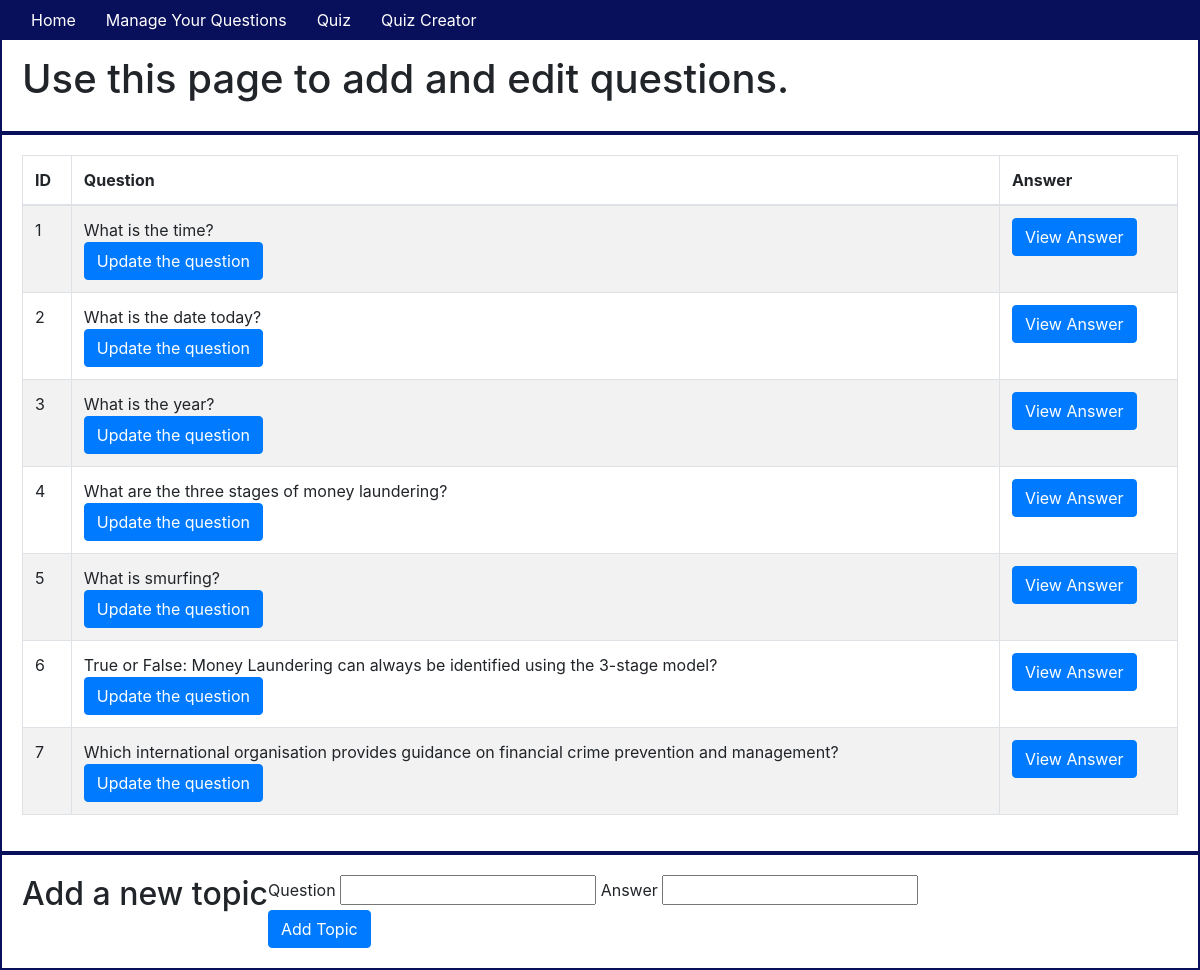
/manage, run on the app's committed database.
### app/models.py (models this page shows, shortened)
class Topic(db.Model):
    id = db.Column(db.Integer, primary_key=True)
    question = db.Column(db.String(64), index=True)
    answer = db.Column(db.String(64))
    user_answer = db.Column(db.String(64), default="I do not know.")

### app/routes.py (the view)
@app.route('/manage')
def manage():
    topics = Topic.query.all()
    return render_template('manage.html', title='Manage', topics=topics)

### app/templates/manage.html (shortened to what this page needs)
{% extends "base.html" %} {% block content %}
<div class="container-fluid">
    <div class="row">
        <h1>Use this page to add and edit questions.</h1>
    </div>
    <div class="row">
        <table class="table table-striped table-bordered">
            <thead>
                <th>ID</th>
                <th>Question</th>
                <th>Answer</th>
            </thead>
            <tbody>
                {% for topic in topics %}
                <tr>
                    <td>{{topic.id}}</td>
                    <td> {{topic.question}}<br>
                        <button type="button" class="btn btn-primary" data-toggle="modal" data-target="#myQuestionModal{{ topic.id }}">Update the question
                        </button>
                    </td>
                    <td>
                        <button type="button" class="btn btn-primary" data-toggle="modal" data-target="#myModal{{ topic.id }}">View Answer
                        </button>
                    </td>
                </tr>
                {% endfor %}
            </tbody>
        </table>
    </div>
    <div class="row">
        <h2>Add a new topic</h2>
        <br>
        <form action="/manage" method="POST">
            <label for="question">Question</label>
            <input type="text" name="question" id="question" required />
            <label for="answer">Answer</label>
            <input type="text" name="answer" id="answer" required /><br>
            <button type="submit" class="btn btn-primary" value="Add Topic">Add Topic</button>
        </form>
    </div>
</div>
{% endblock %}

### app/static/css/styles.css (style rules this page uses)
.row { padding: 20px; border: solid #080F5B 2px; }

### data on the page
Topic: id "1", question "What is the time?"
Topic: id "2", question "What is the date today?"
Topic: id "3", question "What is the year?"
Topic: id "4", question "What are the three stages of money laundering?"
Topic: id "5", question "What is smurfing?"
Topic: id "6", question "True or False: Money Laundering can always be identified using the 3-stage model?"
Topic: id "7", question "Which international organisation provides guidance on financial crime prevention and management?"
